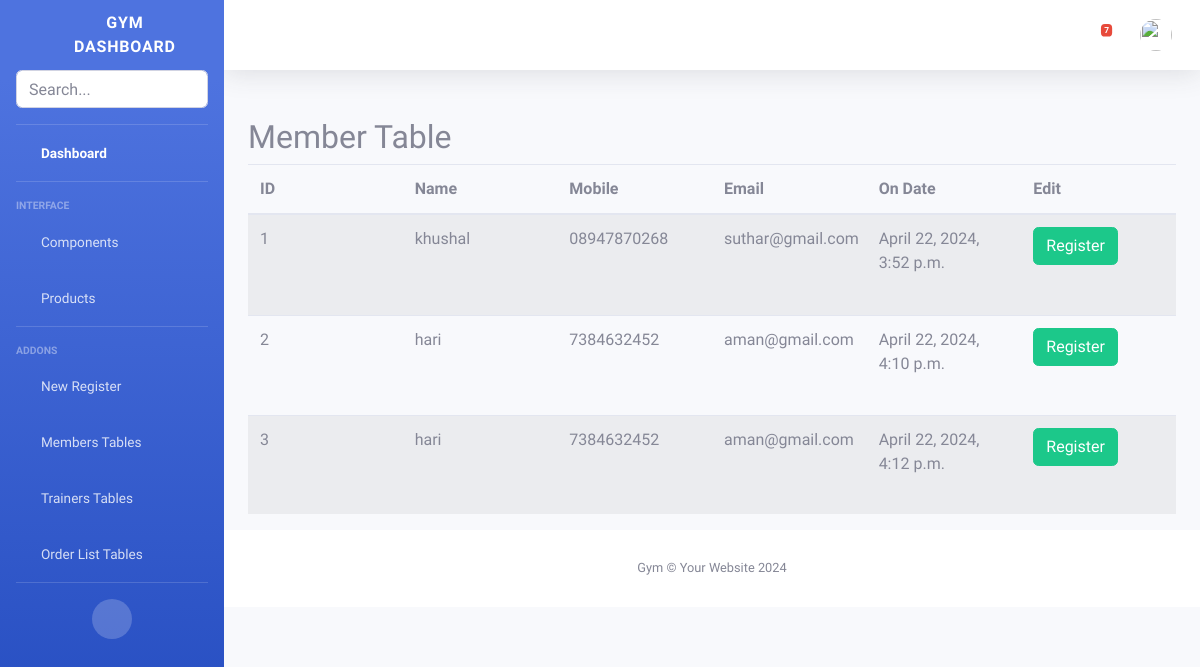
The page /admin_siteuser/ on the database as committed earlier.
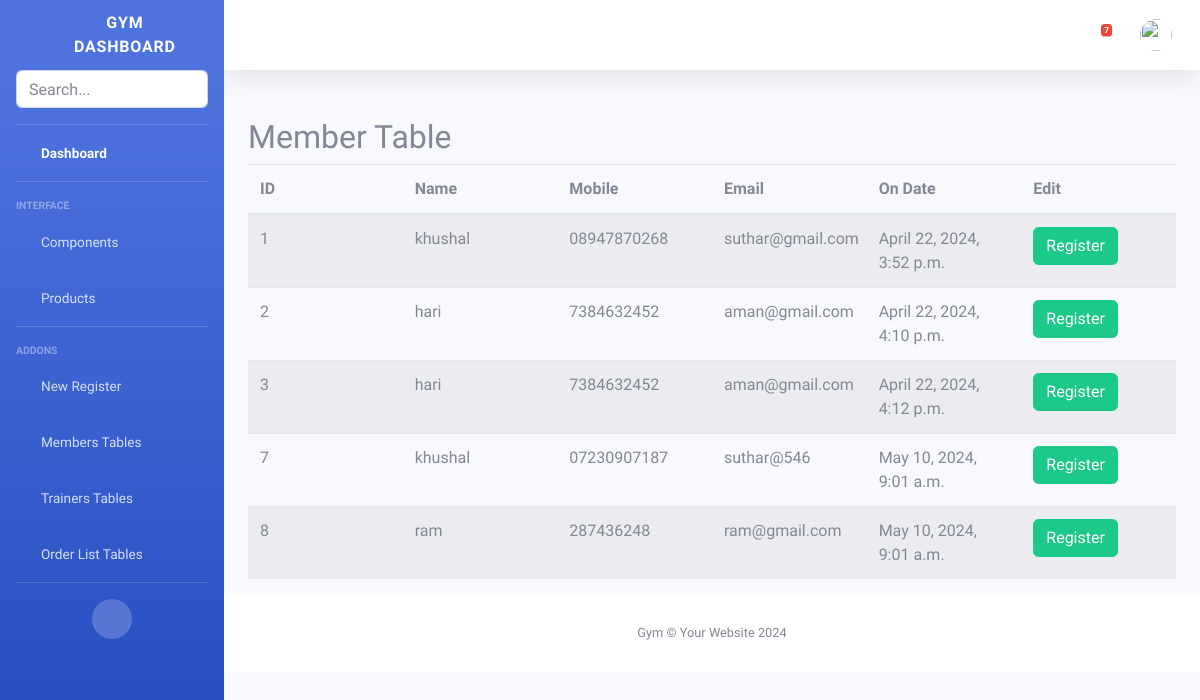
The same page on the database as committed later.
### gymapp/models.py (models this page shows)
class Onsite(models.Model):
    GENDER_CHOICES = [
        ('male', 'Male'),
        ('female', 'Female'),
        ('other', 'Other')
    ]
    id = models.AutoField(primary_key=True)
    name = models.CharField(max_length=100)
    gender = models.CharField(max_length=10, choices=GENDER_CHOICES)
    mobile = models.CharField(max_length=15)
    email = models.EmailField()
    created_at = models.DateTimeField(auto_now_add=True)

### gymapp/views.py (the view)
# urls.py: path('admin_siteuser/', views.admin_siteuser, name='admin_siteuser'),
def admin_siteuser(request):
    msg = messages.objects.all()
    datasite = Onsite.objects.all()
    return render(request, 'back/admin_siteuser.html', {'datasite': datasite,'messages':msg})

### gymapp/templates/back/admin_siteuser.html (shortened to what this page needs)
{% extends 'back/admin_base.html' %}
{% load static %}
{% block mainblock %}
<div class="container mt-5" style="overflow-x:auto;">
    <h2>Member Table</h2>
    <table class="table table-striped" style="width:100%; table-layout: fixed;">
        <thead>
            <tr>
                <th>ID</th>
                <th>Name</th>
                <th>Mobile</th>
                <th>Email</th>
                <th>On Date</th>
                <th>Edit</th>
            </tr>
        </thead>
        <tbody style="overflow-y: scroll; height: 300px;">
            {% for data in datasite %}
            <tr>
                <td>{{ data.id}}</td>
                <td>{{ data.name }}</td>
                <td>{{ data.mobile }}</td>
                <td>{{ data.email }}</td>
                <td>{{ data.created_at}}</td>
                <td><a href="{% url 'admin_onsitereg' siteuser_id=data.id %}" class="btn btn-success  ">Register</a></td>
            </tr>
            {% endfor %}
        </tbody>
    </table>
</div>
{% endblock %}

Rows that differ between the two databases and show on the page:
added Onsite: id "7", name "khushal", mobile "07230907187", email "suthar@546", created_at "May 10, 2024, 9:01 a.m."
added Onsite: id "8", name "ram", mobile "287436248", email "ram@gmail.com", created_at "May 10, 2024, 9:01 a.m."
